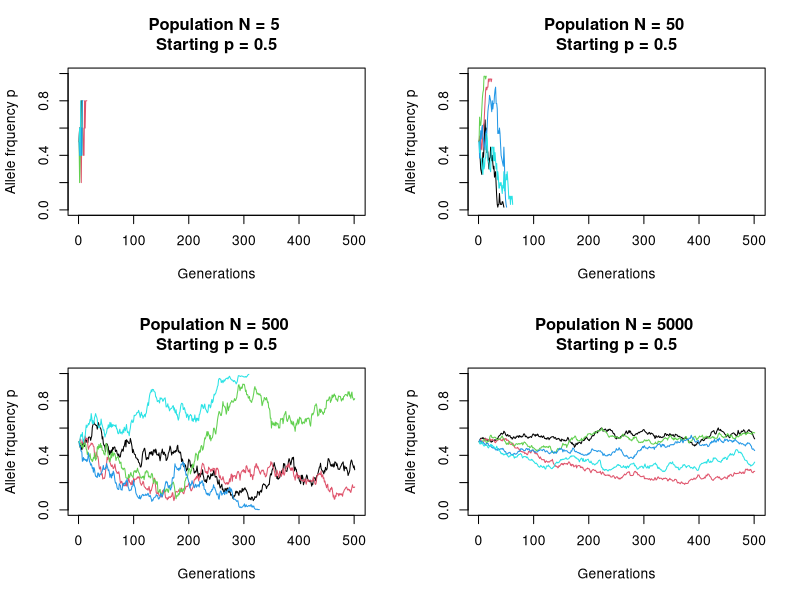
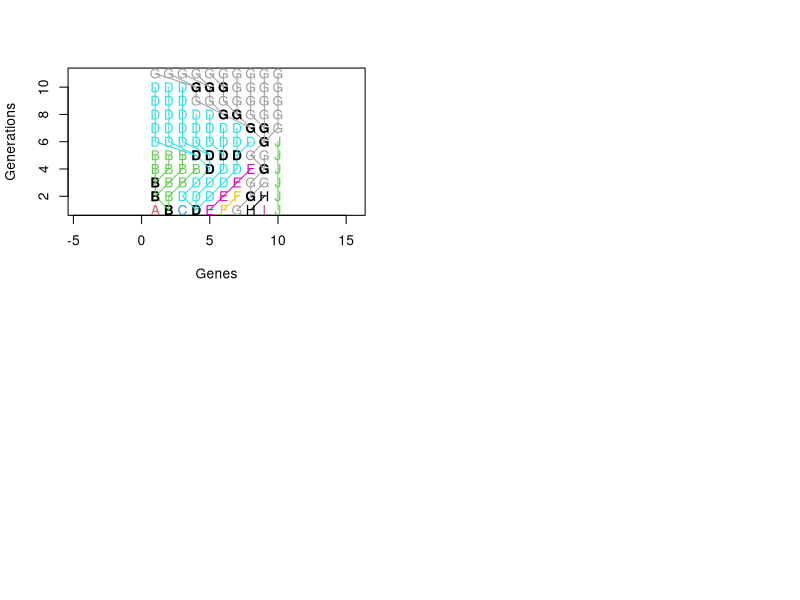

Source code (R) for these figures, in order:
# Description  ------------------------------------------------------------
#### ### ### ## #### ### ### ## #### ### ### ## 
# Genetic drift simulation
# Created by Marc-Olivier Beausoleil
# 2022-01-07
# Why: 
# Requires:
# NOTES: 
# Drift is (from Futuyma)
# - unbiased
# - random fluctuations in allele frequency are larger in smaller populations
# - drift causes genetic variation to be lost
# - drift causes populations that are initially identical to become different
# - an allele can become fixed without the benefit of natural selection
# Reference : 
# Futuyma p. 167, figure 7.2
#### ### ### ## #### ### ### ## #### ### ### ## 

# graphing parameters -----------------------------------------------------
par(mfrow = c(2,2))

# Random seed -------------------------------------------------------------
# set.seed(1245)

# Simulation parameters ---------------------------------------------------
# Number of gametes to chose from 
n.sperm = 2
n.eggs = 2
# Number of generations (x axis)
gen = 500
# Number of replicate populations 
popu = 5

# variance = p*(1-p)/(2*N)
# Variation is smaller when the population size is bigger 

# Loops -------------------------------------------------------------------
# Loops for all population replicates, tracking allele frequency change over the generations 
# number of individual per population 
n.id.pop = 5*10^seq(0,3, by=1)
# Loop that will change the maximum number of individual per population 
for (l in n.id.pop) {
  # Initial allele frequency 
  p.init = .5 
  # Maximum population size 
  max.pop = l
  # Total number of gametes in the population 
  n.gametes = c(max.pop*(n.sperm+n.eggs))
  # Make an empty object to record the population information 
  all.pops = NULL
  # Loop to track the all population allele frequency change 
  for (j in 1:popu) {
    all.fq.change = .5
    # Loop to track the within population allele frequency change 
    for (i in 1:gen) {
      # If the first iteration, make the probability equal the initial allele frequency 
      if (i == 1) {prob.p = p.init} else {prob.p = prop.all[2]}
      # binomial function to generate the new allele frequency (0 = q, 1 = p)
      allele.fq = rbinom(n = n.gametes, size = 1, prob = prob.p)
      # Randomly sample the population (this is the drift, a random sample of the population)
      all.drift = sample(x = allele.fq, size = max.pop, replace = F)
      # Get the proportion of the alleles in the new population 
      prop.all = prop.table(table(all.drift))
      # Record the p allele only 
      all.fq.change = c(all.fq.change, prop.all[2])
      # If there is an allele that goes to fixation, it'll print NA. In this case, break the for loop and go to the next iteration
      if(is.na(prop.all[2])) {break}
    } # End i
    # Record all population information
    one.pop = data.frame(p.fq = as.numeric(all.fq.change), pop = j)
    all.pops = rbind(all.pops,one.pop)
  } # End j
  
  
  # Remove all NAs ----------------------------------------------------------
  all.pops = na.omit(all.pops)
  
  
  # Plot --------------------------------------------------------------------
  # Make the empty plot 
  plot(all.pops$p.fq~c(1:nrow(all.pops)), 
       col = as.factor(all.pops$pop),
       main = paste("Population N =",max.pop, "\nStarting p =",p.init),
       ylab = "Allele frquency p",
       xlab = "Generations",
       ylim = c(0,1),
       xlim = c(1,gen),
       type = "n")
  
  # Add the lines per population and colour them 
  for (k in 1:popu) {
    pttmp = all.pops[all.pops$pop==k,]
    points(c(1:nrow(pttmp)), pttmp$p.fq, 
           type = "l",
           col = k)
  } # End k
} # End l






# Generate coalescence ----------------------------------------------------
# Maximum population size 
pop = 5 # The maximum at the moment is 13 
n.genes = c(pop*2)
# Total number of gametes in the population 
n.sperm = 20
n.eggs = 20
n.gametes = c(pop*(n.sperm+n.eggs))

# Get the fake genes names
x <- LETTERS[1:n.genes]
# Make data frame with genes in it 
coalescence <- data.frame(gene = matrix(c(x),ncol = 1, nrow = n.genes))
# First generation of genes 
coalescence$gen1 = 1
# Number of generations 
gen = 100

# Loop to track the within population allele frequency change 
for (i in 1:gen) {
  # Get the last column index 
  last.col.index = ncol(coalescence)
  # Find the genes present from the last generation
  genes.present = coalescence$gene[coalescence[,last.col.index]>0]
  # Get the probability of having a gene reproduce based on its frequency 
  probs.genes = coalescence[,last.col.index][coalescence[,last.col.index]>0]/n.genes
  
  # binomial function to generate the new allele frequency (0 = q, 1 = p)
  # allele.fq = rbinom(n = n.gametes, size = 1, prob = prob.p)
  
  # Number of genes present 
  max.nb.gene = length(genes.present)
  
  # Get the genes reproduce
  drifted.genes = sample(x = genes.present, size = n.gametes, replace = T, prob = probs.genes)
  # gametes.to.combine = drifted.genes[as.logical(allele.fq)]
  
  # Randomly sample the population (this is the drift, a random sample of the population)
  all.drift = sample(x = drifted.genes, size = n.genes, replace = F)
  
  # Combine the data 
  temp.df = as.data.frame(table(all.drift))
  coalescence = merge(x = coalescence,y = temp.df,
                      by.x = "gene",by.y = "all.drift", 
                      all.x = TRUE)
  # Replace NAs with 0
  coalescence[is.na(coalescence)] <- 0
  # Make last column name
  lastname = paste0("gen",i+1)
  names(coalescence)[names(coalescence) == 'Freq'] <- lastname
  
  # Check if the genes are at fixation 
  test = length(which(unlist(coalescence[names(coalescence) == lastname]) %in% 10))
  if(test > 0) {break}
}
coalescence


# Gene tree ---------------------------------------------------------------
# Futuyma p. 171 figure 7.5
# Make a plot with the genes in all generations 
gene.seq = 1:n.genes
y = 1:(ncol(coalescence)-1)
# Make empty plot 
plot(NA,type = "n",
     ylab = "Generations",
     xlab = "Genes",asp = 1,
     ylim = range(y),xlim = range(gene.seq))

# Make the data frame with all genes in each generation
newdat = NULL
for (j in 2:ncol(coalescence)) {
  tmp = rep(coalescence$gene,coalescence[,j])
  df.tmp = data.frame(tmp,id = 1:n.genes)
  newdat = rbind(newdat,tmp)
  text(gene.seq,y = j-1,tmp,col = as.numeric(factor(tmp,levels = LETTERS[1:n.genes]))+1)
  newdat[nrow(newdat)-1,]
  newdat[nrow(newdat),]
}
# Add the segments based on the relationship between the genes 
for (z in 1:n.genes) {
  # Gene to be tracked 
  check.gene = LETTERS[z]
  for (k in 1:(ncol(coalescence)-2)) {
    # check the position of each gene in 2 consecutive generations 
    gen1 = (1:n.genes)[newdat[k,] ==check.gene]
    gen2 = (1:n.genes)[newdat[k+1,] ==check.gene]
    # If nothing in the next generation, skip the iteration 
    if(length(gen2)==0) {break}
    # If there is less elements in gen2, subset gen1 to the length of gene2
    if (length(gen2)<length(gen1)) {gen1 = gen1[1:length(gen2)]}
    # make a temporary data to get the position of gene in the 2 generations 
    ddd = rbind(gen1,gen2)
    # Reorder the genes 
    ddd[1,] = sort(ddd[1,])
    
    text(x = unique(ddd[1,][duplicated(ddd[1,])]),y = k,labels = check.gene,font =2)
    # Draw the segment from generation 1 to generation 2 
    segments(x0 = ddd[1,],
             y0 = k,
             x1 = ddd[2,],
             y1 = k+1,
             col = z+1) # colour based on the iteration number (the gene)
  } # End of k
} # End of z
